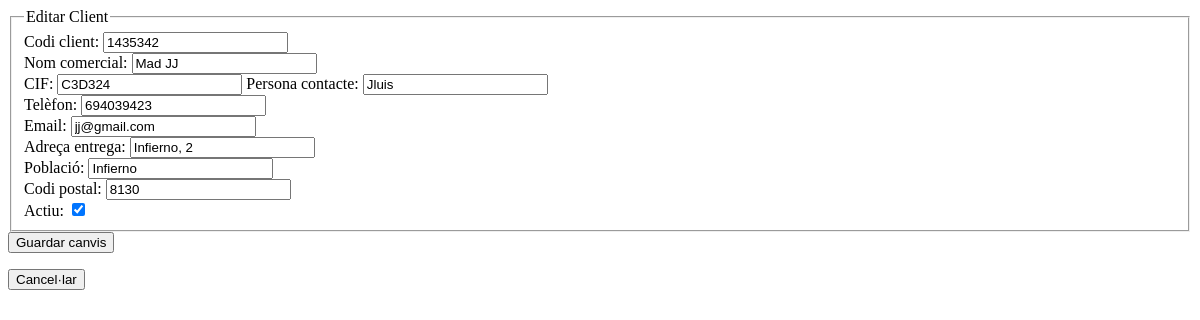
/clients/1/editar/, run on an earlier commit of the app's database.
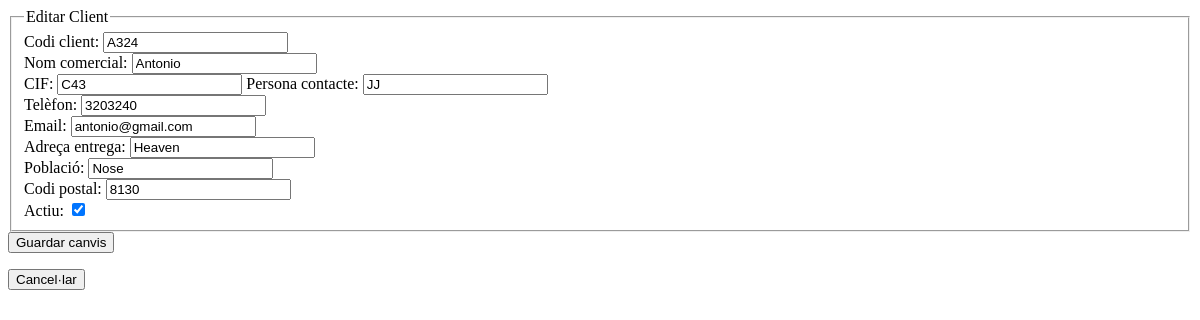
And on a later commit of the database.
### Projecte/models.py (models this page shows, shortened)
class Client(models.Model):
    codi_client = models.CharField(max_length=200, unique=True) # SIEMPRE DECLARAR MAX LENGTH EN CHAR
    nom_comercial = models.CharField(max_length=200)
    cif = models.CharField(max_length=200)
    persona_contacte = models.CharField(max_length=200)
    telefon = models.IntegerField()
    email = models.EmailField()
    adreca_entrega = models.CharField(max_length=200)
    poblacio = models.CharField(max_length=200)
    codi_postal = models.IntegerField()
    actiu = models.BooleanField(default=True)

### Projecte/views.py (the view, shortened to what this page needs)
# urls.py: path('clients/<int:id>/editar/', views.EditarClient.as_view(), name='editarClient'),
class EditarClient(View):
    def get(self, request, *args, **kwargs):
        idURL = self.kwargs['id']
        client = Client.objects.get(pk=idURL)
        return render(request, 'clients/editarClient.html', {'client': client})

### templates/clients/editarClient.html (shortened to what this page needs)
<html>
<head>
</head>
<body>
<form action="{% url 'editarClient' client.id %}" method="post">
        <fieldset>
            <legend>Editar Client</legend>
            <label>Codi client:</label>
            <input type="text" value="{{ client.codi_client }}" name="codi_client"><br />
            <label>Nom comercial:</label>
            <input type="text" value="{{ client.nom_comercial }}" name="nom_comercial"><br />
            <label>CIF:</label>
            <input type="text" value="{{ client.cif }}" name="cif">
            <label>Persona contacte:</label>
            <input type="text" value="{{ client.persona_contacte }}" name="persona_contacte"><br />
            <label>Telèfon:</label>
            <input type="number" value="{{ client.telefon }}" name="telefon"><br />
            <label>Email:</label>
            <input type="email" value="{{ client.email }}" name="email"><br />
            <label>Adreça entrega:</label>
            <input type="text" value="{{ client.adreca_entrega }}" name="adreca_entrega"><br />
            <label>Població:</label>
            <input type="text" value="{{ client.poblacio }}" name="poblacio"><br />
            <label>Codi postal:</label>
            <input type="number" value="{{ client.codi_postal }}" name="codi_postal"><br />
            <label>Actiu:</label>
            <input type="checkbox" name="actiu" {% if client.actiu %}checked{% endif %}>
        </fieldset>
        <input type="submit" value="Guardar canvis">
    </form>
    <a href="/clients/{{ client.id }}/"><button>Cancel·lar</button></a>
</body>
</html>

What changed in the data, as far as the page shows it:
changed Client: codi_client "1435342" → "A324"; nom_comercial "Mad JJ" → "Antonio"; cif "C3D324" → "C43"; persona_contacte "Jluis" → "JJ"; telefon "694039423" → "3203240"; email "jj@gmail.com" → "antonio@gmail.com"; adreca_entrega "Infierno, 2" → "Heaven"; poblacio "Infierno" → "Nose"
